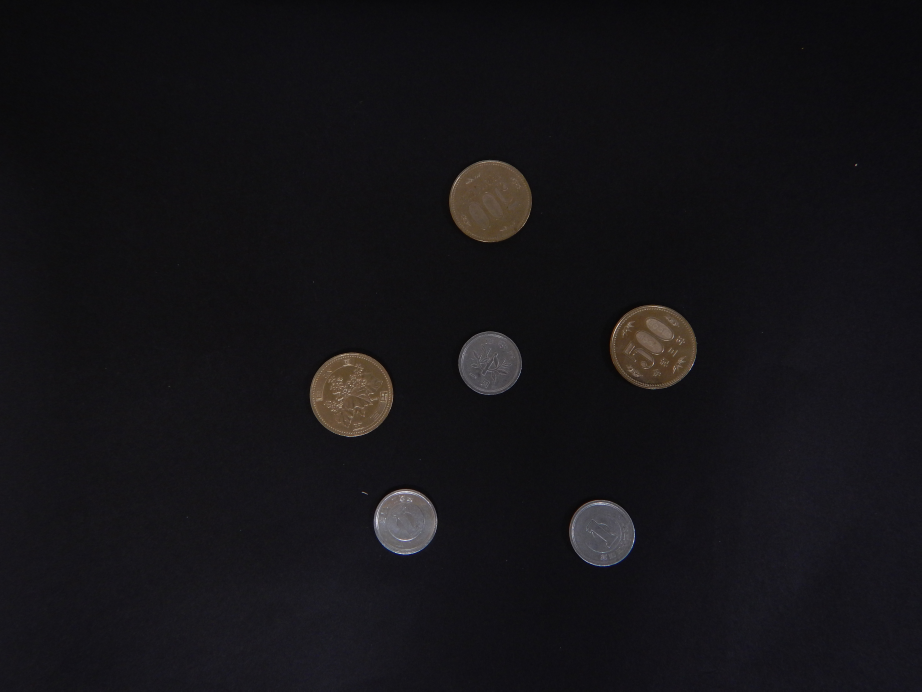
#> input picture Photos-001/kadai_01.JPG, 4608 x 3456 px, found by its file name (shown at 1/5 size)
$ python eight.py
#> lines starting #> are read from the running program, lines starting #| are printed output that depends on the picture; after the words box and inside, x2 and y2 are one past the last pixel; in counts of white or black regions, pixels touching at a corner belong together
### python/ex1.py
#cd C:\Users\toneg\coin\opencv
#python ex1.py
import cv2
import math
import numpy as np
# [34 lines left out: function main, not called in this run]

def save(img,filename):
    cv2.imwrite(f'{filename}.jpg', img)#保存

# [6 lines left out: function resise1, not called in this run]

def maxdevisor(a,b):
    divisor = math.gcd(a,b)
    print(f'{a}と{b}の最大公約数 = {divisor}')

def imgshow(img,a):
    img = resise1(img)
    cv2.imshow(f'{a}',img)#winname,mat


# [2 lines that do not run on import are left out]

### python/eight.py
#cd C:\Users\toneg\coin\opencv
#python eight.py
import cv2
import math
import numpy as np
from PIL import Image
import ex1

def main():
    kadai_01()
    #kadai_09()
    cv2.waitKey()#delay[msec]
    cv2.destroyAllWindows()

# [12 lines left out: function kadai_09, not called in this run]

def kadai_01():
    file_name = "kadai_01.JPG"
    kadainum = 1
    img_src = cv2.imread(file_name)#kadai01.JPG=4608:3456=4:3
#> img_src is the input picture: shape (3456, 4608, 3); mean B, G, R 23, 19.9, 21.2
    img_gray = cv2.cvtColor(img_src,cv2.COLOR_RGB2GRAY)#グレースケール化
    ret,img_otsu = cv2.threshold(img_gray, 0, 255, cv2.THRESH_OTSU)#大津の二値化ret:閾値
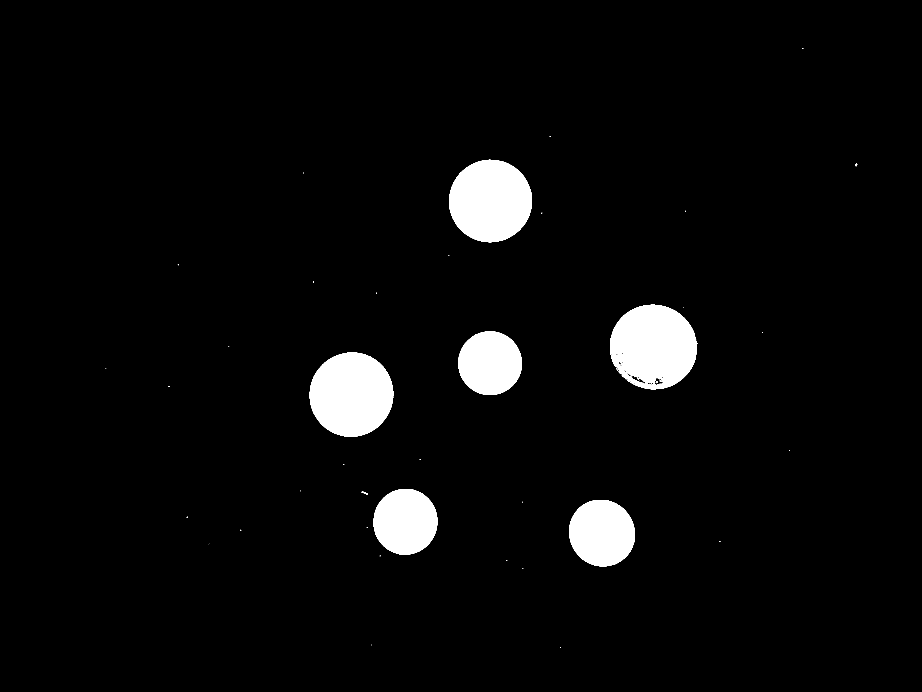
#> img_otsu: shape (3456, 4608) (shown at 1/5 size); 4.1% white; 93 white regions (80 under 20 px), largest, box (x1, y1, x2, y2) and area: (1548, 1763, 1966, 2184) 137678, (3050, 1524, 3484, 1947) 134510, (2246, 799, 2660, 1211) 133293
#> ret = 50
    element8 = np.array([[1, 1, 1], [1, 1, 1], [1, 1, 1]], np.uint8)#8近傍
    img_close5 = cv2.morphologyEx(img_otsu, cv2.MORPH_CLOSE, element8, iterations = 5)#クロージング
#> img_close5: shape (3456, 4608); 4.2% white; 37 white regions (28 under 20 px), largest, box (x1, y1, x2, y2) and area: (3050, 1524, 3488, 1947) 143143, (1548, 1763, 1966, 2184) 137716, (2246, 799, 2660, 1211) 133466
    img_bin = cv2.morphologyEx(img_close5, cv2.MORPH_OPEN, element8, iterations = 5)#オープニング
#> img_bin: shape (3456, 4608); 4.2% white; 6 white regions
    height, width, ch = img_src.shape#rows:縦画素数, cols:横画素数, ch:チャンネル数
    #print(f'rows={rows},cols={cols},ch={ch}')

    contours, hierarchy = cv2.findContours(img_bin, cv2.RETR_TREE, cv2.CHAIN_APPROX_SIMPLE )#輪郭検出contours:輪郭
#> contours = 9 contours; largest, box (x1, y1, x2, y2) and area: (3050, 1524, 3484, 1946) 143158, (1549, 1763, 1966, 2183) 137112, (2246, 800, 2660, 1211) 132868, (2846, 2500, 3175, 2832) 85334, (1868, 2445, 2187, 2774) 81926

    for num in range(len(contours)):
        #num = 0
        cv2.drawContours(img_src, contours, num, (0, 0, 255), 2)#B:0, G:0, R:255輪郭描画
        #cv2.fillPoly(img_src, contours, (255, 0, 0))#輪郭の中身塗りつぶす
        con = contours[num]#num番の輪郭について

        #print(f'輪郭{num}=\n{con_7}')
        #print(f'\n輪郭数={len(contours)}')
        print(f'\n輪郭の番号:{num}')
        print(f'(x,y)が{len(con)}コ')

        con = contours[num]#num番の輪郭について
        x_max = 0
        x_min = height
        y_max = 0
        y_min = width
        for i in range(len(con)):
            x=con[i][0][0]
            y=con[i][0][1]
            if x_max < x:
                x_max=x
            elif x_min > x:
                x_min = x
            if y_max < y:
                y_max = y
            elif y_min > y:
                y_min = y
        print(f'x_max={x_max}')
        print(f'x_min={x_min}')
        print(f'y_max={y_max}')
        print(f'y_min={y_min}')
        cv2.rectangle(img_src,(x_max, y_max),(x_min, y_min),(0,255,0),thickness = 5)#外接矩形
        tate = x_max - x_min
        yoko = y_max - y_min
        print(f'たて:{tate}, よこ:{yoko}')
        area = tate*yoko
        print(f'area={area}')
        text=f'No.{num}, area:{area}'
        cv2.putText(img_src, text, (x_min,y_min-7),cv2.FONT_HERSHEY_SIMPLEX, 2.5, (0,255,0), thickness = 2)
        # [6 lines of commented-out code are left out]

        ex1.save(img_src,f'kadai_{kadainum}/kukei4')
#> this loop made 9 passes
#> (tate, yoko, area, text) on passes 1 to 8: (328, 331, 108568, 'No.0, area:108568'), (318, 328, 104304, 'No.1, area:104304'), (416, 419, 174304, 'No.2, area:174304'), (316, 317, 100172, 'No.3, area:100172'), (433, 421, 182293, 'No.4, area:182293'), (17, 14, 238, 'No.5, area:238'), (21, 14, 294, 'No.6, area:294'), (16, 16, 256, 'No.7, area:256')
#> (printed output is left out)
#> pass 1, in save, `cv2.imwrite(f'{filename}.jpg', img)#保存`:
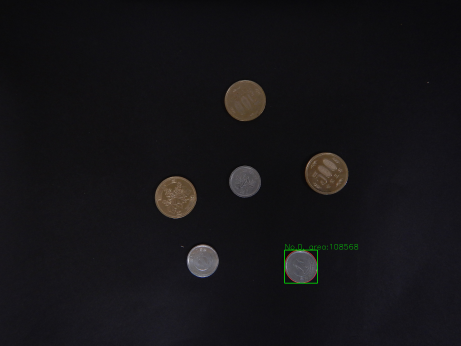
#> saved as kukei4.jpg: shape (3456, 4608, 3) (shown at 1/10 size); mean B, G, R 23, 20.1, 21.2
#> pass 2, in save (call 2), `cv2.imwrite(f'{filename}.jpg', img)#保存`:
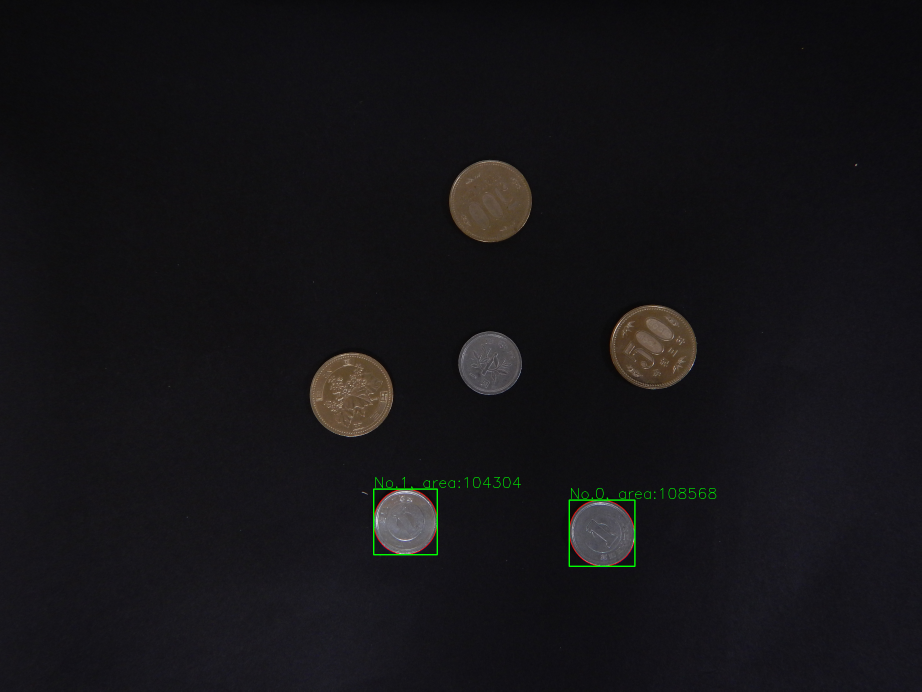
#> saved as kukei4.jpg: shape (3456, 4608, 3) (shown at 1/5 size); mean B, G, R 22.9, 20.3, 21.2

        #cv2.line(img_src,(x_max,0),(x_max,3456),(0,255,0))


    shape = img_src.shape#img_srcの配列の型
    x=img_src[0][0]
#> x = [10, 10, 10]
    # [6 lines of commented-out code are left out]

def imgshow(img,a):
    img = resize1(img)
    cv2.imshow(f'{a}',img)#winname,mat

# [6 lines left out: function resize1, not called in this run]

if __name__=='__main__':
    main()

$ run again, with Photos-001/kadai_02.JPG copied over Photos-001/kadai_01.JPG
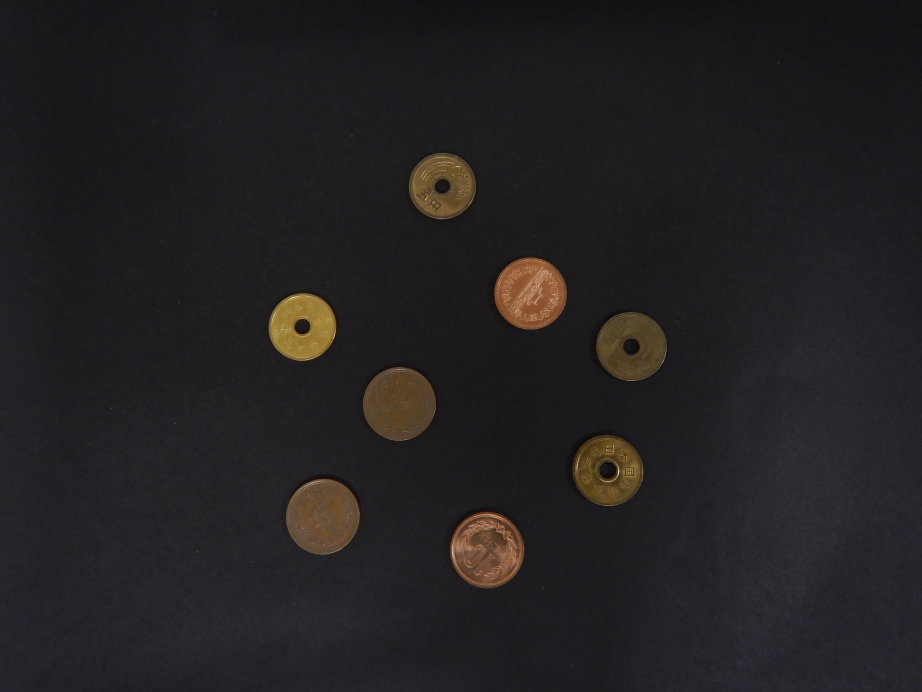
#> input picture Photos-001/kadai_02.JPG, 4608 x 3456 px, found by its file name (shown at 1/5 size)
#> in kadai_01, img_src is the input picture: shape (3456, 4608, 3); mean B, G, R 34.3, 32.7, 34.8
#> in kadai_01, `ret,img_otsu = cv2.threshold(img_gray, 0, 255, cv2.THRESH_OTSU)#大津の二値化..`:
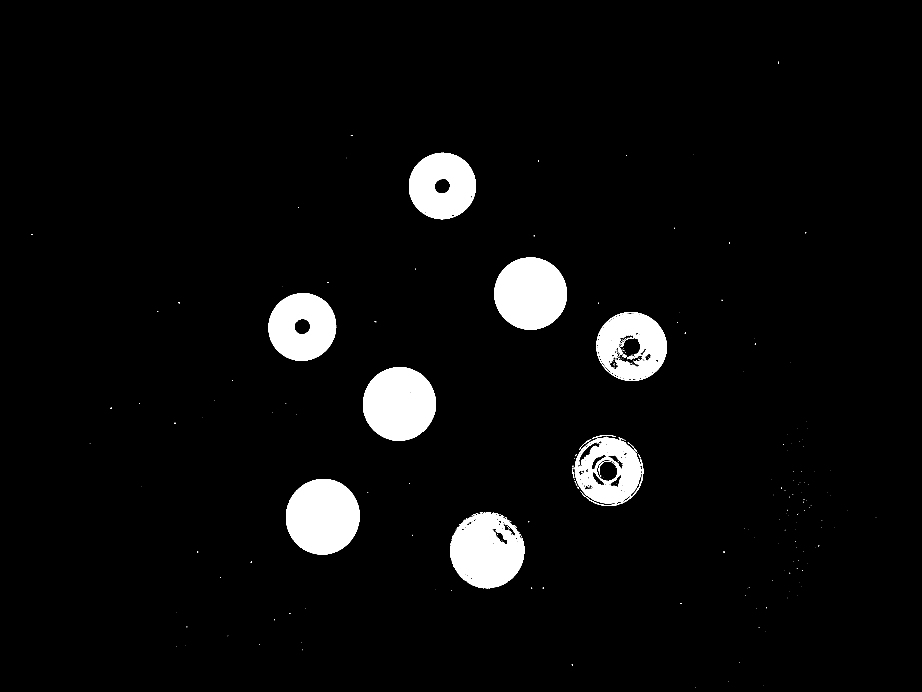
#> img_otsu: shape (3456, 4608) (shown at 1/5 size); 4.5% white; 549 white regions (489 under 20 px), largest, box (x1, y1, x2, y2) and area: (1430, 2395, 1798, 2773) 108785, (2471, 1287, 2834, 1648) 102456, (1815, 1835, 2180, 2204) 101664
#> ret = 55
#> img_close5: shape (3456, 4608); 4.8% white; 154 white regions (136 under 20 px), largest, box (x1, y1, x2, y2) and area: (1430, 2395, 1798, 2773) 108826, (2251, 2560, 2622, 2942) 107271, (1815, 1835, 2180, 2204) 104907
#> img_bin: shape (3456, 4608); 4.8% white; 8 white regions
#> contours = 23 contours; largest, box (x1, y1, x2, y2) and area: (2251, 2560, 2622, 2941) 108914, (1430, 2396, 1798, 2773) 108282, (1815, 1836, 2180, 2204) 104370, (2472, 1288, 2834, 1648) 101968, (2982, 1561, 3334, 1904) 94026
#> the loop in kadai_01, `for num in range(len(contours)):` made 23 passes
#> (tate, yoko, area, text) on passes 1 to 8: (370, 380, 140600, 'No.0, area:140600'), (53, 57, 3021, 'No.1, area:3021'), (12, 12, 144, 'No.2, area:144'), (14, 18, 252, 'No.3, area:252'), (40, 31, 1240, 'No.4, area:1240'), (367, 376, 137992, 'No.5, area:137992'), (351, 353, 123903, 'No.6, area:123903'), (13, 12, 156, 'No.7, area:156')
#> (printed output is left out)
#> after the loop in kadai_01, `for num in range(len(contours)):`:
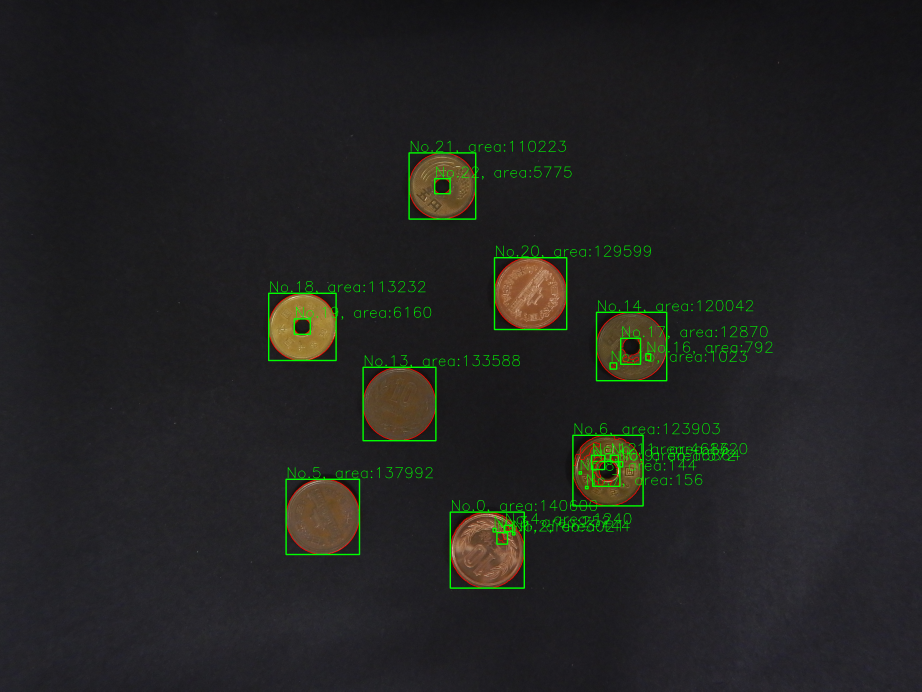
#> img_src: shape (3456, 4608, 3) (shown at 1/5 size); mean B, G, R 33.8, 35.2, 34.6
#> x = [32, 27, 28]

$ run again, with Photos-001/kadai_03.JPG copied over Photos-001/kadai_01.JPG
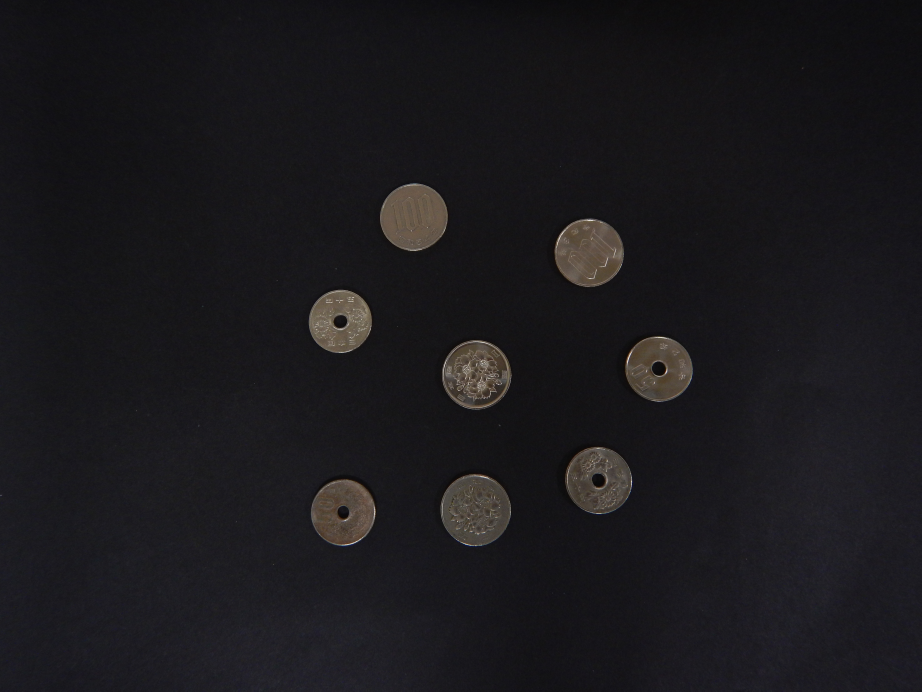
#> input picture Photos-001/kadai_03.JPG, 4608 x 3456 px, found by its file name (shown at 1/5 size)
#> in kadai_01, img_src is the input picture: shape (3456, 4608, 3); mean B, G, R 28.4, 25.3, 26.6
#> in kadai_01, `ret,img_otsu = cv2.threshold(img_gray, 0, 255, cv2.THRESH_OTSU)#大津の二値化..`:
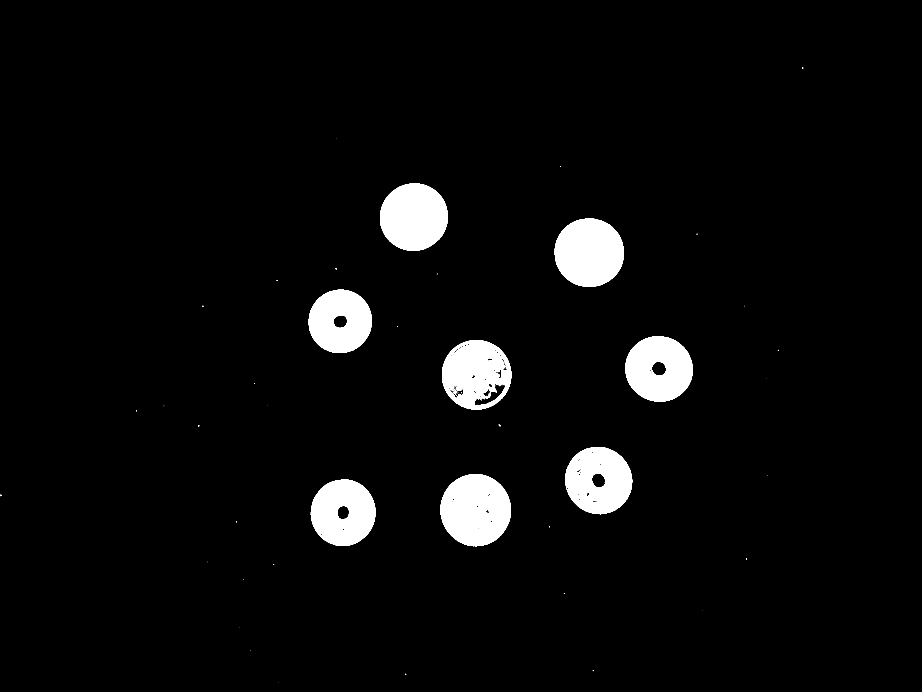
#> img_otsu: shape (3456, 4608) (shown at 1/5 size); 4.2% white; 134 white regions (118 under 20 px), largest, box (x1, y1, x2, y2) and area: (2203, 2370, 2555, 2731) 95337, (2773, 1092, 3120, 1434) 93182, (1900, 917, 2239, 1254) 89645
#> ret = 53
#> img_close5: shape (3456, 4608); 4.4% white; 41 white regions (28 under 20 px), largest, box (x1, y1, x2, y2) and area: (2203, 2370, 2555, 2731) 99297, (2773, 1092, 3120, 1434) 93210, (1900, 917, 2239, 1254) 89662
#> img_bin: shape (3456, 4608); 4.3% white; 8 white regions
#> contours = 16 contours; largest, box (x1, y1, x2, y2) and area: (2203, 2371, 2555, 2731) 98782, (2210, 1701, 2557, 2048) 94034, (2773, 1093, 3120, 1434) 92714, (1900, 917, 2239, 1254) 89178, (2826, 2235, 3161, 2570) 87268
#> the loop in kadai_01, `for num in range(len(contours)):` made 16 passes
#> (tate, yoko, area, text) on passes 1 to 8: (322, 331, 106582, 'No.0, area:106582'), (58, 67, 3886, 'No.1, area:3886'), (351, 359, 126009, 'No.2, area:126009'), (334, 334, 111556, 'No.3, area:111556'), (67, 70, 4690, 'No.4, area:4690'), (346, 346, 119716, 'No.5, area:119716'), (13, 15, 195, 'No.6, area:195'), (151, 103, 15553, 'No.7, area:15553')
#> (printed output is left out)
#> after the loop in kadai_01, `for num in range(len(contours)):`:
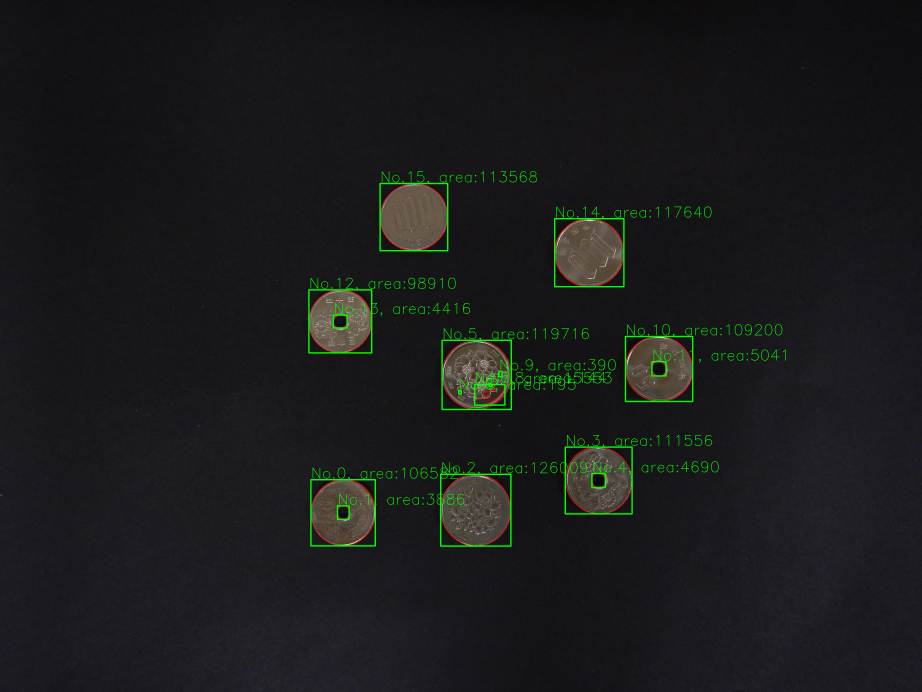
#> img_src: shape (3456, 4608, 3) (shown at 1/5 size); mean B, G, R 28, 27.4, 26.6
#> x = [21, 16, 17]
